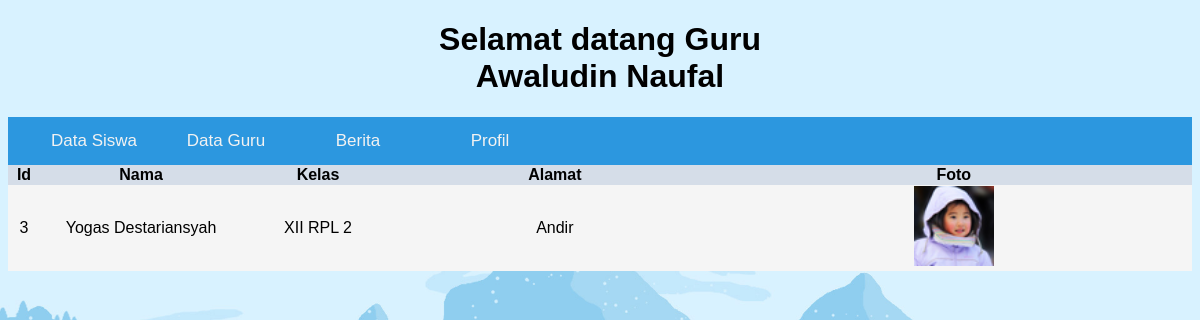
/login/dashboard/guru/index.php?menu=data_siswa (signed in), run on the app's committed database.
### tables this page shows
CREATE TABLE `user` (
  `kode` int(5) NOT NULL,
  `username` varchar(30) DEFAULT NULL,
  `password` varchar(50) DEFAULT NULL,
  `nama` varchar(30) DEFAULT NULL,
  `level` varchar(10) DEFAULT NULL,
  `kelas` varchar(15) NOT NULL,
  `alamat` text NOT NULL,
  `gambar` varchar(50) NOT NULL
);

### login/dashboard/guru/data_siswa.php (the view)
<table width="100%" cellspacing="0">
		<tr>
			<th width="30">Id</th>
			<th width="200">Nama</th>
			<th width="150">Kelas</th>
			<th>Alamat</th>
			<th>Foto</th>
		</tr>
		<?php
			include "koneksi.php";
			$sql = mysqli_query($koneksi, "SELECT * FROM user WHERE level = 'Siswa' ");
			while($data = mysqli_fetch_array($sql)): ?>
				<tr>
				<td align="center"><?= $data['kode'] ?></td>
				<td align="center"><?= $data['nama'] ?></td>
				<td align="center"><?= $data['kelas'] ?></td>
				<td align="center"><?= $data['alamat'] ?></td>
				<td align="center"><img src="../images/<?= $data['gambar'] ?>" height=80></td>
			<?php endwhile; ?>
	</table>

### login/dashboard/guru/index.php (shortened to what this page needs)
<!DOCTYPE html>
<html>
<head>
	<link rel="stylesheet" type="text/css" href="style.css">
</head>
<body>
	<?php
		include "koneksi.php";
		$kode = $_SESSION['kode'];
			$sql = mysqli_query($koneksi, "SELECT * FROM user WHERE kode = $kode");
			$data = mysqli_fetch_array($sql);
	 ?>
	<center><h1>Selamat datang <b><?php echo $_SESSION['level'];?><br><?php echo $data['nama'];?></b></h1></center>
	<div id="navbar">
		<div class="nav">
			<a href="index.php?menu=data_siswa">Data Siswa</a>
			<a href="index.php?menu=data_guru">Data Guru</a>
			<a href="index.php?menu=berita">Berita</a>
			<a href="index.php?menu=profil">Profil</a>
		</div>
	</div>
	<?php
		if (isset($_GET["menu"])) {
			if ($_GET["menu"] == "data_siswa") {
				include "data_siswa.php";
			}else if ($_GET["menu"] == "data_guru") {
				include "data_guru.php";
			}else if ($_GET["menu"] == "berita") {
				include "berita.php";
			}else if ($_GET["menu"] == "profil") {
				include "profil.php";
			}
		}
	?>
</body>
</html>

### login/dashboard/guru/style.css (style rules this page uses)
* { font-family: Arial; }
#navbar { overflow: hidden; background-color: #2c97df; }
#navbar a { float: left; display: block; color: #f2f2f2; text-align: center; padding: 14px 16px; text-decoration: none; font-size: 17px; }
.nav { width: 1400px; margin-left: 20px; margin-right: 20px; }
.nav a { width: 100px; }
body { background: url(bg.jpg); background-repeat: no-repeat; background-size: cover; }
table tr:nth-child(even) { background: #f5f5f5; }
table tr:nth-child(odd) { background: #d5dde8; }

### data on the page
user: nama "Awaludin Naufal"
user: kode "3", nama "Yogas Destariansyah", kelas "XII RPL 2", alamat "Andir", gambar (picture)

### other printed values
$_SESSION['level'] "Guru"
